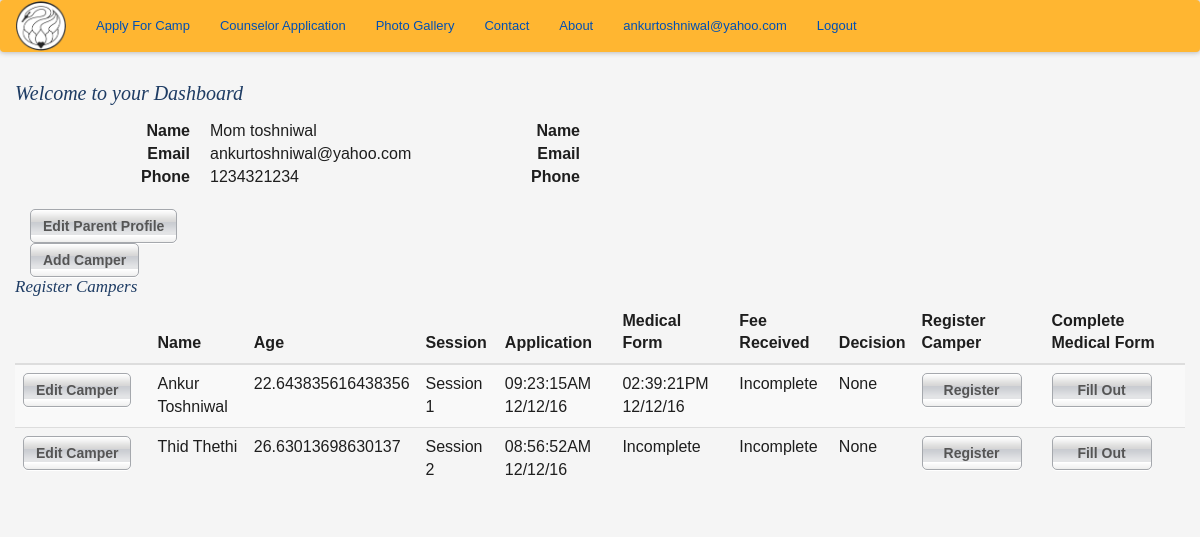
The page /dashboard (signed in) on the database its author committed.
### app/models.py (models this page shows, shortened)
class User(UserMixin, db.Model):
    __tablename__ = 'user'
    id = db.Column(db.Integer, primary_key=True)
    email = db.Column(db.String(64), unique=True, index=True)
    password_hash = db.Column(db.String(128))
    parents = db.relationship('Parents', backref='user', uselist=False)
    @property
    def password(self):
        raise AttributeError('password is not a readable attribute')

class Parents(db.Model):
    __tablename__ = 'parents'
    id = db.Column(db.Integer, primary_key = True)
    g1fn = db.Column(db.String(64), index = True)
    g1ln = db.Column(db.String(64), index = True)
    g2fn = db.Column(db.String(64), index = True)
    g2ln = db.Column(db.String(64), index = True)
    g1street = db.Column(db.String(64))
    g1city = db.Column(db.String(64))
    g1state = db.Column(db.String(64))
    g1zipcode = db.Column(db.String(64))
    g1country = db.Column(db.String(64))
    g2street = db.Column(db.String(64))
    g2city = db.Column(db.String(64))
    g2state = db.Column(db.String(64))
    g2zipcode = db.Column(db.String(64))
    g2country = db.Column(db.String(64))
    g1phone = db.Column(db.String(64))
    g2phone = db.Column(db.String(64))
    g2email = db.Column(db.String(64))
    user_id = db.Column(db.Integer, db.ForeignKey('user.id'))
    campers = db.relationship('Camper', backref='parents', lazy='dynamic')

class Camper(db.Model):
    __tablename__ = 'camper'
    id = db.Column(db.Integer, primary_key = True)
    fn = db.Column(db.String(64), index=True)
    ln = db.Column(db.String(64), index=True)
    dob = db.Column(db.Date)
    gender = db.Column(db.String(5))
    street = db.Column(db.String(200))
    state = db.Column(db.String(2))
    country = db.Column(db.String(64))
    zipcode = db.Column(db.String(8))
    campercell = db.Column(db.String(64))
    camperemail = db.Column(db.String(64))
    parents_id = db.Column(db.Integer, db.ForeignKey('parents.id'))
    regs = db.relationship('Camper_Registration', backref='camper', lazy='dynamic')
    def find_active_registration(self):
        current_year = str(datetime.now().year)
        regs = Camper_Registration.query.filter_by(camper_id=self.id).join(Camp_Session, Camper_Registration.camp_session_id==Camp_Session.id).filter_by(year=current_year).first()
        return regs
    @property
    def age(self):
        return ((datetime.now().date() - self.dob).days) / 365

class Camper_Registration(db.Model):
    __tablename__ = 'camper_registration'
    id = db.Column(db.Integer, primary_key = True)
    submission_timestamp = db.Column(db.TIMESTAMP)
    payment_received = db.Column(db.TIMESTAMP)
    registration_complete = db.Column(db.Boolean)
    accepted = db.Column(db.Boolean)
    camper_id = db.Column(db.Integer, db.ForeignKey('camper.id'))
    camp_session_id = db.Column(db.Integer, db.ForeignKey('camp_session.id'))
    gradeinfall = db.Column(db.String(2))
    prevcamper = db.Column(db.Boolean)
    cabin_pal_name = db.Column(db.String(64))
    shirtsize = db.Column(db.String(4))
    emgname = db.Column(db.String(255))
    emgrelation = db.Column(db.String(64))
    emgemail = db.Column(db.String(64))
    emgphone = db.Column(db.String(32))
    accept = db.Column(db.Boolean)
    ppsrelease = db.Column(db.Boolean)
    med_form = db.relationship('Medical_Form', backref=backref("camper_registration", uselist=False))
    def get_session(self):
        session = Camp_Session.query.get(self.camp_session_id)
        return "Session {0}".format(session.session)
    @property
    def sub_time(self):
        return self.submission_timestamp.strftime("%I:%M:%S%p %m/%d/%y")

class Medical_Form(db.Model):
    __tablename__ = 'medical_form'
    id = db.Column(db.Integer, primary_key = True)
    allergies = db.Column(db.String(1024))
    dtap = db.Column(db.Date)
    mump = db.Column(db.Date)
    polio = db.Column(db.Date)
    ckpox = db.Column(db.Date)
    meningitis = db.Column(db.Date)
    hib = db.Column(db.Date)
    pcv = db.Column(db.Date)
    tb = db.Column(db.Date)
    tbtest =db.Column(db.Boolean)
    hosp = db.Column(db.Boolean)
    surg = db.Column(db.Boolean)
    chro = db.Column(db.Boolean)
    bedw = db.Column(db.Boolean)
    recinj = db.Column(db.Boolean)
    asth = db.Column(db.Boolean)
    envallg = db.Column(db.Boolean)
    diab = db.Column(db.Boolean)
    seiz = db.Column(db.Boolean)
    dizz = db.Column(db.Boolean)
    chestpain = db.Column(db.Boolean)
    add = db.Column(db.Boolean)
    emodisorder = db.Column(db.Boolean)
    seenprof = db.Column(db.Boolean)
    other = db.Column(db.Boolean)
    explain = db.Column(db.String(1024))
    swim = db.Column(db.Boolean)
    restrictions = db.Column(db.String(1024))
    insu = db.Column(db.Boolean)
    insucomp = db.Column(db.String(128))
    insupoli = db.Column(db.String(128))
    insusubs = db.Column(db.String(128))
    insuphon = db.Column(db.String(128))
    sign = db.Column(db.Boolean)
    parent = db.Column(db.String(128))
    submission_timestamp = db.Column(db.TIMESTAMP)
    camper_registration_id = db.Column(db.Integer, db.ForeignKey('camper_registration.id'))
    prescriptions = db.relationship('Medication', backref='medications', lazy='dynamic')
    def __repr__(self):
        return '<Medical Form {0}>'.format(self.id)
    @property
    def sub_time(self):
        return self.submission_timestamp.strftime("%I:%M:%S%p %m/%d/%y")

### app/controller.py (the view)
@app.route('/dashboard', methods=['GET'])
@login_required
def dashboard():
    parents = Parents.query.filter_by(user_id=current_user.id).first()
    if parents is None:
        return redirect(url_for('create_parent_profile'))
    campers = Camper.query.filter_by(parents_id=current_user.parents.id).all()
    regs = {c:c.find_active_registration() for c in campers}
    med = {}
    sess = {}
    for c in campers:
        if regs[c] is None:
            med[c] = None
            sess[c] = "None"
        else:
            sess[c] = regs[c].get_session()
            med[c] = Medical_Form.query.filter_by(camper_registration_id=regs[c].id).first()
            print med[c]
    return render_template('dashboard.html', campers=campers, regs=regs, sess=sess, med=med)

### app/models.py (called while the page is built)
@login_manager.user_loader
def load_user(user_id):
    return User.query.filter_by(email=user_id).first()

### app/templates/dashboard.html (shortened to what this page needs)
{% extends "base_templates/base.html" %}
{% import "bootstrap/wtf.html" as wtf %}
{% block content %}
    <div class= "container">
        <div class="row">
            <h1> Welcome to your Dashboard</h1>
            <div class= "col-md-4">
                <dl class="dl-horizontal">
                    <dt>Name</dt>
                    <dd>{{ current_user.parents.g1fn }} {{ current_user.parents.g1ln }}</dd>
                    <dt>Email</dt>
                    <dd>{{ current_user.email}}</dd>
                    <dt>Phone</dt>
                    <dd>{{ current_user.parents.g1phone }}</dd>
                </dl>
                <a class='btn' href="{{ url_for('edit_parent_profile', parents_id=current_user.parents.id) }}"> Edit Parent Profile</a>
            </div>
            <div class="col-md-4">
                <dl class="dl-horizontal">
                    <dt>Name</dt>
                    <dd>{{ current_user.parents.g2fn }} {{ current_user.parents.g2ln }}</dd>
                    <dt>Email</dt>
                    <dd>{{ current_user.parents.g2email}}</dd>
                    <dt>Phone</dt>
                    <dd>{{ current_user.parents.g2phone }}</dd>
                </dl>
            </div>
            <div class="clearfix"></div>
            <div class="col-md-6"><a class='center-block btn' href="{{url_for('add_camper')}}">Add Camper</a></div>
        </div>
        <div class="row">
            <h2>Register Campers</h2>
            {% if campers|length == 0 %}
                <p>Please Add a Camper to register them</p>
            {% else %}
                <div class="table-responsive">
                    <table class="table table-striped">
                        <thead>
                            <tr>
                                <th></th>
                                <th>Name</th>
                                <th>Age</th>
                                <th>Session</th>
                                <th>Application</th>
                                <th>Medical Form</th>
                                <th>Fee Received</th>
                                <th>Decision</th>
                                <th>Register Camper</th>
                                <th>Complete Medical Form</th>
                            </tr>
                        </thead>
                        {% for camper in campers %}
                        <tr>
                            <td><a class="btn" href="{{ url_for('edit_camper', camper_id=camper.id) }}">Edit Camper</a></td>
                            <td>{{camper.fn}} {{camper.ln}}</td>
                            <td>{{camper.age}}</td>
                            <td>{{sess[camper]}}</td>
                            {% if regs[camper] == None %}
                                <td>Incomplete</td>
                            {% else %}
                                <td>{{regs[camper].sub_time}}</td>
                            {% endif %}
                            {% if med[camper] == None %}
                                <td>Incomplete</td>
                            {% else %}
                                <td>{{med[camper].sub_time}}</td>
                            {% endif %}
                            <td>Incomplete</td>
                            <td>None</td>
                            <td><a class="btn" href="{{ url_for('register_camper', camper_id=camper.id) }}">Register</a></td>
                            <td><a class="btn" href="{{ url_for('medical_form', camper_id=camper.id) }}">Fill Out</a></td>
                        </tr>
                        {% endfor %}
                    </table>
                </div>
            {% endif %}
        </div>
    </div>
{% endblock %}

### app/templates/base_templates/nav.html
<nav class="navbar navbar-dark">
  <a class="navbar-brand" href="{{ url_for('home') }}"><img style="width: 50px;" src="static/images/hhsclogo.png"></a>
  <ul class="nav navbar-nav">
    <li class="nav-item">
      <a class="nav-link" href="{{ url_for('auth.create_account') }}">Apply For Camp</a>
    </li>
    <li class="nav-item">
      <a class="nav-link" href="#">Counselor Application</a>
    </li>
    <li>
      <a>Photo Gallery</a>
    </li>
    <li>
      <a>Contact</a>
    </li>
    <li>
      <a>About</a>
    </li>
    {% if current_user.is_authenticated() %}
    <li class="nav-item pull-right">
      <a href="{{url_for('auth.logout')}}">Logout</a>
    </li>
    <li class= "nav-item pull-right">
      <a href="{{url_for('dashboard')}}">{{ current_user.email }}</a>
    </li>
    {% endif %}
  </ul>
</nav>

### app/static/css/newstyles.css (style rules this page uses)
.navbar { background-color: #ffb631; box-shadow: 0px 0px 5px 1px #bbb; }
.navbar-brand { padding: 0px 15px; }
dl { font-size: 16px; }

### app/static/css/style.css (style rules this page uses)
html { font-size: 100%; -webkit-text-size-adjust: 100%; -ms-text-size-adjust: 100%; }
html, body { border: 0; margin: 0; height: 100%; min-height: 100%; }
body { color: #1e1e1e; font: 13px/1.231 arial, helvetica, sans-serif; background: #f5f5f5; }
img { border: 0; vertical-align: middle; -ms-interpolation-mode: bicubic; }
a, a:visited { color: #0050b4; }
h1, h2 { margin: 10px 0 15px; padding: 0; font: italic 20px georgia, serif; color: #1e3c64; }
h2 { margin: 0 0 5px; font-size: 17px; }
ul { margin: 0; padding: 0; list-style: none; }
.btn { display: inline-block; border: 1px solid #a5a8ad; border-radius: 5px; margin: 0 10px 0 0; min-width: 100px; white-space: nowrap; text-align: center; font-weight: 700; color: #555; background: #e3e4e6 url(../img/btn.png) repeat-x; box-shadow: 0 1px 0 #fff; }

### rows shown on the page
User: email "ankurtoshniwal@yahoo.com"
Parents: parents.g1fn "Mom", parents.g1ln "toshniwal", parents.g1phone "1234321234"
Camper: fn "Ankur", ln "Toshniwal", age "22.643835616438356", sess "Session 1"
Camper_Registration: submission_timestamp "09:23:15AM 12/12/16"
Medical_Form: submission_timestamp "02:39:21PM 12/12/16"
Camper: fn "Thid", ln "Thethi", age "26.63013698630137", sess "Session 2", shows "Incomplete"
Camper_Registration: submission_timestamp "08:56:52AM 12/12/16"
